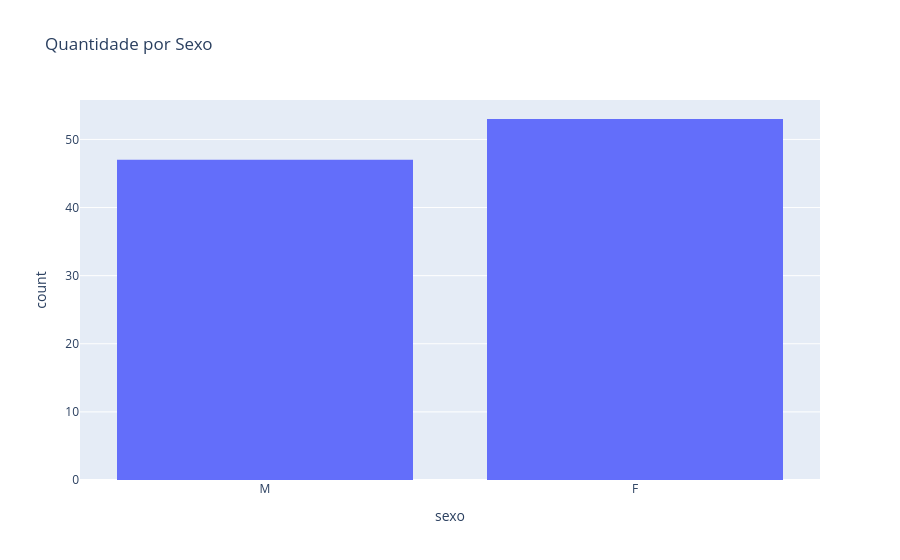

Here is the notebook cell this chart was saved with:
### Code cell
fig = px.histogram(df, x="sexo", title="Quantidade por Sexo")
fig.show()

### Figure 1 — Plotly figure (JSON) as saved in the notebook; plotly's stock layout.template omitted (floating-point values rounded to 4 significant figures)
{"data": [{"alignmentgroup": "True", "bingroup": "x", "hovertemplate": "sexo=%{x}<br>count=%{y}<extra></extra>", "legendgroup": "", "marker": {"color": "#636efa", "pattern": {"shape": ""}}, "name": "", "offsetgroup": "", "orientation": "v", "showlegend": false, "type": "histogram", "x": ["M", "F", "M", "F", "F", "M", "M", "F", "M", "F", "M", "F", "M", "M", "M", "M", "F", "F", "F", "M", "M", "F", "F", "M", "F", "M", "M", "M", "M", "F", "F", "F", "F", "M", "M", "F", "M", "M", "M", "M", "M", "F", "M", "F", "F", "F", "F", "M", "M", "M", "M", "M", "M", "F", "M", "M", "F", "F", "F", "F", "F", "F", "M", "F", "F", "F", "F", "F", "F", "F", "M", "F", "F", "M", "F", "F", "F", "F", "F", "F", "F", "F", "F", "M", "M", "M", "F", "M", "F", "M", "M", "M", "F", "M", "M", "F", "M", "F", "M", "F"], "xaxis": "x", "yaxis": "y"}], "layout": {"barmode": "relative", "legend": {"tracegroupgap": 0}, "title": {"text": "Quantidade por Sexo"}, "xaxis": {"anchor": "y", "domain": [0, 1], "title": {"text": "sexo"}}, "yaxis": {"anchor": "x", "domain": [0, 1], "title": {"text": "count"}}}}
